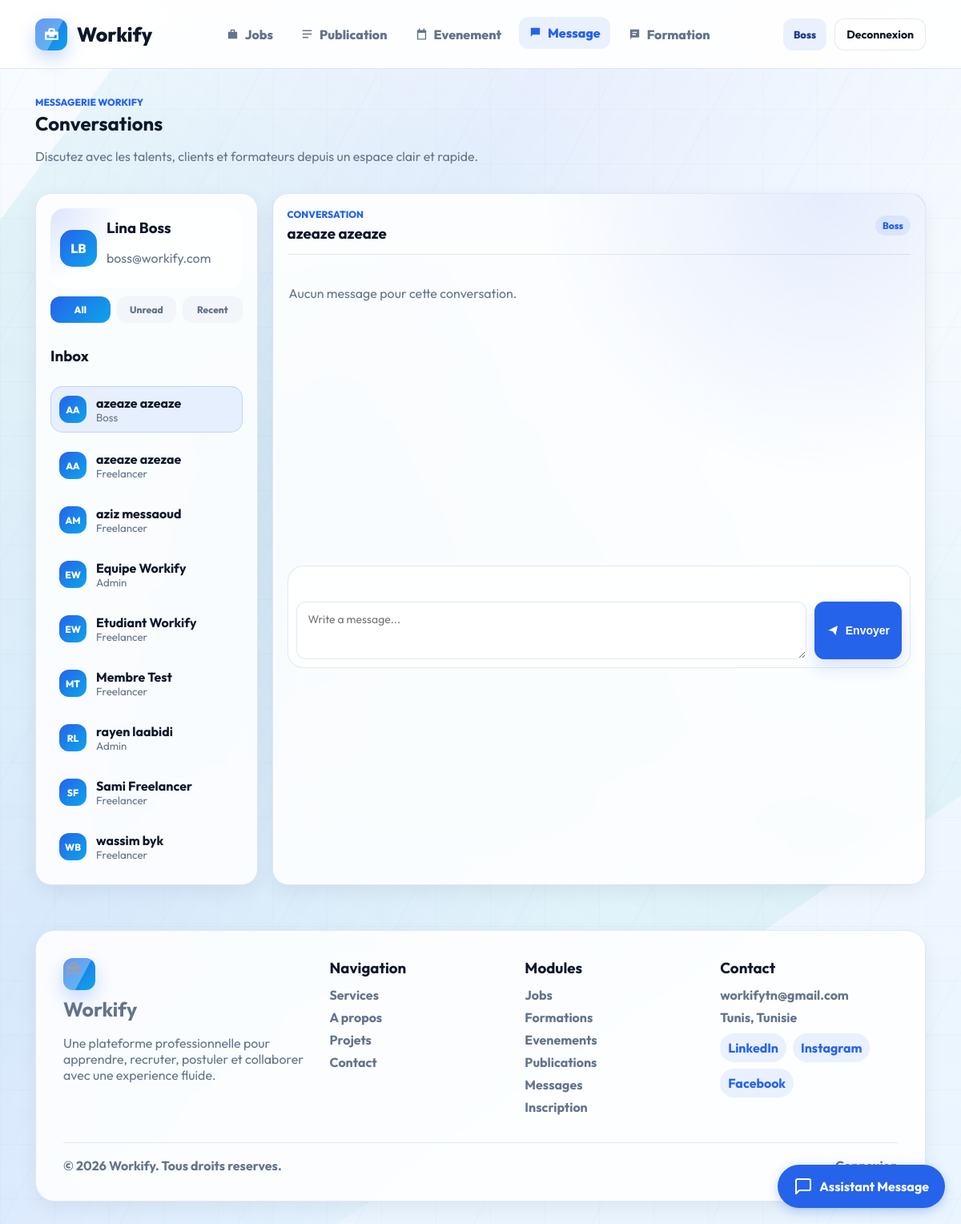
The app's page /controller/MessageC.php?office=front&action=list (signed in) with its own data.
### tables this page shows
CREATE TABLE `utilisateurs` (
  `id` int(11) NOT NULL AUTO_INCREMENT,
  `role_id` int(11) NOT NULL,
  `first_name` varchar(100) NOT NULL,
  `last_name` varchar(100) NOT NULL,
  `email` varchar(190) NOT NULL,
  `phone` varchar(40) DEFAULT NULL,
  `password` varchar(255) NOT NULL,
  `headline` varchar(150) NOT NULL,
  `bio` text NOT NULL,
  `avatar_url` varchar(255) DEFAULT NULL,
  `status` enum('active','pending','blocked') NOT NULL DEFAULT 'active',
  `created_at` datetime NOT NULL DEFAULT current_timestamp(),
  PRIMARY KEY (`id`),
  UNIQUE KEY `email` (`email`),
  KEY `fk_utilisateurs_role` (`role_id`),
  CONSTRAINT `fk_utilisateurs_role` FOREIGN KEY (`role_id`) REFERENCES `roles` (`id`) ON UPDATE CASCADE
);

CREATE TABLE `roles` (
  `id` int(11) NOT NULL AUTO_INCREMENT,
  `name` varchar(60) NOT NULL,
  `slug` varchar(40) NOT NULL,
  `description` varchar(255) DEFAULT NULL,
  PRIMARY KEY (`id`),
  UNIQUE KEY `slug` (`slug`)
);

### controller/UtilisateurModel.php (called while the page is built, shortened)
<?php
class UtilisateurModel
{
    public function getUtilisateurById($id)
    {
        $sql = 'SELECT u.*, r.name AS role_name, r.slug AS role_slug
                FROM utilisateurs u
                INNER JOIN roles r ON u.role_id = r.id
                WHERE u.id = :id';
        $db = config::getConnexion();
        try {
            $query = $db->prepare($sql);
            $query->execute(['id' => $id]);
            return $query->fetch();
        } catch (Exception $e) {
            die('Erreur: ' . $e->getMessage());
        }
    }
}
?>

### controller/MessageModel.php (called while the page is built, shortened)
<?php
class MessageModel
{
    public function listeUtilisateursContactables($currentUserId)
    {
        $sql = 'SELECT u.*, r.slug AS role_slug, r.name AS role_name
                FROM utilisateurs u
                INNER JOIN roles r ON u.role_id = r.id
                WHERE u.status = "active" AND u.id != :id
                ORDER BY u.first_name ASC, u.last_name ASC';
        $db = config::getConnexion();
        try {
            $query = $db->prepare($sql);
            $query->execute(['id' => (int) $currentUserId]);
            return $query->fetchAll();
        } catch (Exception $e) {
            die('Erreur: ' . $e->getMessage());
        }
    }
}
?>

### view/messages/list.php (the view, shortened to what this page needs)
<?php
$contacts = isset($contacts) ? $contacts : [];
$messages = isset($messages) ? $messages : [];
$selectedUser = isset($selectedUser) ? $selectedUser : null;
$currentUser = isset($currentUser) ? $currentUser : [];
include __DIR__ . '/../includes/header.php';
function messageAvatar($avatar, $initials, $class = '')
{
    $safeClass = trim('avatar-pill ' . $class);
    return '<span class="' . htmlspecialchars($safeClass, ENT_QUOTES) . '">' . htmlspecialchars($initials, ENT_QUOTES) . '</span>';
}
?>
<div class="toolbar">
    <div>
        <p class="eyebrow">Messagerie Workify</p>
        <h2>Conversations</h2>
        <p class="muted">Discutez avec les talents, clients et formateurs depuis un espace clair et rapide.</p>
    </div>
</div>
<div class="message-workspace">
    <aside class="message-contacts">
        <div class="message-profile-card">
            <?= messageAvatar(isset($currentUser['avatar_url']) ? $currentUser['avatar_url'] : '', strtoupper(substr($currentUser['first_name'], 0, 1) . substr($currentUser['last_name'], 0, 1))); ?>
            <div>
                <h3><?= htmlspecialchars($currentUser['first_name'] . ' ' . $currentUser['last_name'], ENT_QUOTES); ?></h3>
                <p class="muted"><?= htmlspecialchars($currentUser['email'], ENT_QUOTES); ?></p>
            </div>
        </div>
        <div class="message-tabs" aria-label="Filtres messages">
            <span class="active">All</span>
            <span>Unread</span>
            <span>Recent</span>
        </div>
        <h3>Inbox</h3>
        <?php foreach ($contacts as $contactItem) { ?>
            <a class="contact-row <?= $selectedUser && (int) $selectedUser['id'] === (int) $contactItem['id'] ? 'active' : ''; ?>" href="../controller/MessageC.php?office=front&action=list&with=<?= (int) $contactItem['id']; ?>">
                <?= messageAvatar(isset($contactItem['avatar_url']) ? $contactItem['avatar_url'] : '', strtoupper(substr($contactItem['first_name'], 0, 1) . substr($contactItem['last_name'], 0, 1)), 'small'); ?>
                <span>
                    <strong><?= htmlspecialchars($contactItem['first_name'] . ' ' . $contactItem['last_name'], ENT_QUOTES); ?></strong>
                    <small><?= htmlspecialchars($contactItem['role_name'], ENT_QUOTES); ?></small>
                </span>
            </a>
        <?php } ?>
    </aside>
    <section class="message-panel modern-message-panel">
        <?php if (!$selectedUser) { ?>
            <div class="empty-state">
                <h3>Choisissez un contact</h3>
                <p class="muted">Selectionnez un utilisateur pour commencer la conversation.</p>
            </div>
        <?php } else { ?>
            <div class="message-head">
                <div>
                    <p class="eyebrow">Conversation</p>
                    <h3><?= htmlspecialchars($selectedUser['first_name'] . ' ' . $selectedUser['last_name'], ENT_QUOTES); ?></h3>
                </div>
                <span class="badge"><?= htmlspecialchars($selectedUser['role_name'], ENT_QUOTES); ?></span>
            </div>
            <div class="message-thread">
                <?php if (empty($messages)) { ?>
                    <p class="muted">Aucun message pour cette conversation.</p>
                <?php } ?>
            </div>
            <form class="message-form modern-message-form" data-validate="message" action="../controller/MessageC.php?office=front&action=send" method="post">
                <textarea name="content" placeholder="Write a message..." required></textarea>
                <button class="btn btn-primary" type="submit">
                    <svg viewBox="0 0 24 24"><path d="M3 12 21 3l-4 18-5-7-7-2z"/></svg>
                    Envoyer
                </button>
            </form>
        <?php } ?>
    </section>
</div>
<?php include __DIR__ . '/../includes/footer.php'; ?>

### records on screen
utilisateurs: first_name+last_name "Lina Boss", email "boss@workify.com"
utilisateurs: initials "AA", first_name+last_name "azeaze azeaze", role.name "Boss"
utilisateurs: initials "AA", first_name+last_name "azeaze azezae", role.name "Freelancer"
utilisateurs: initials "AM", first_name+last_name "aziz messaoud", role.name "Freelancer"
utilisateurs: initials "EW", first_name+last_name "Equipe Workify", role.name "Admin"
utilisateurs: initials "EW", first_name+last_name "Etudiant Workify", role.name "Freelancer"
utilisateurs: initials "MT", first_name+last_name "Membre Test", role.name "Freelancer"
utilisateurs: initials "RL", first_name+last_name "rayen laabidi", role.name "Admin"
utilisateurs: initials "SF", first_name+last_name "Sami Freelancer", role.name "Freelancer"
utilisateurs: initials "WB", first_name+last_name "wassim byk", role.name "Freelancer"

### other values on screen
$link['label'] "Jobs"
$link['label'] "Publication"
$link['label'] "Evenement"
$link['label'] "Message"
$link['label'] "Formation"
AuthC::currentUserName() "Boss"
$initials "LB"
$chatbotConfig['title'] "Assistant Message"
